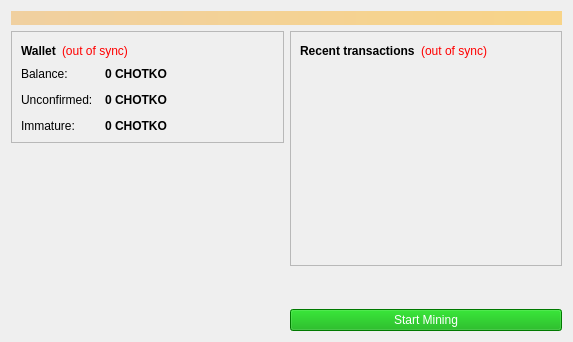
<?xml version="1.0" encoding="UTF-8"?>
<ui version="4.0">
 <class>OverviewPage</class>
 <widget class="QWidget" name="OverviewPage">
  <property name="geometry">
   <rect>
    <x>0</x>
    <y>0</y>
    <width>573</width>
    <height>342</height>
   </rect>
  </property>
  <property name="windowTitle">
   <string>Form</string>
  </property>
  <layout class="QVBoxLayout" name="topLayout">
   <item>
    <widget class="QLabel" name="labelAlerts">
     <property name="visible">
      <bool>false</bool>
     </property>
     <property name="styleSheet">
      <string notr="true">background-color: qlineargradient(x1: 0, y1: 0, x2: 1, y2: 0, stop:0 #F0D0A0, stop:1 #F8D488); color:#000000;</string>
     </property>
     <property name="wordWrap">
      <bool>true</bool>
     </property>
     <property name="margin">
      <number>3</number>
     </property>
    </widget>
   </item>
   <item>
    <layout class="QHBoxLayout" name="horizontalLayout" stretch="1,1">
     <item>
      <layout class="QVBoxLayout" name="verticalLayout_2">
       <item>
        <widget class="QFrame" name="frame">
         <property name="frameShape">
          <enum>QFrame::StyledPanel</enum>
         </property>
         <property name="frameShadow">
          <enum>QFrame::Raised</enum>
         </property>
         <layout class="QVBoxLayout" name="verticalLayout_4">
          <item>
           <layout class="QHBoxLayout" name="horizontalLayout_4">
            <item>
             <widget class="QLabel" name="label_5">
              <property name="font">
               <font>
                <weight>75</weight>
                <bold>true</bold>
               </font>
              </property>
              <property name="text">
               <string>Wallet</string>
              </property>
             </widget>
            </item>
            <item>
             <widget class="QLabel" name="labelWalletStatus">
              <property name="toolTip">
               <string>The displayed information may be out of date. Your wallet automatically synchronizes with the Chotkocoin network after a connection is established, but this process has not completed yet.</string>
              </property>
              <property name="styleSheet">
               <string notr="true">QLabel { color: red; }</string>
              </property>
              <property name="text">
               <string notr="true">(out of sync)</string>
              </property>
              <property name="alignment">
               <set>Qt::AlignLeading|Qt::AlignLeft|Qt::AlignVCenter</set>
              </property>
             </widget>
            </item>
            <item>
             <spacer name="horizontalSpacer_2">
              <property name="orientation">
               <enum>Qt::Horizontal</enum>
              </property>
              <property name="sizeHint" stdset="0">
               <size>
                <width>40</width>
                <height>20</height>
               </size>
              </property>
             </spacer>
            </item>
           </layout>
          </item>
          <item>
           <layout class="QFormLayout" name="formLayout_2">
            <property name="fieldGrowthPolicy">
             <enum>QFormLayout::AllNonFixedFieldsGrow</enum>
            </property>
            <property name="horizontalSpacing">
             <number>12</number>
            </property>
            <property name="verticalSpacing">
             <number>12</number>
            </property>
            <item row="0" column="0">
             <widget class="QLabel" name="label">
              <property name="text">
               <string>Balance:</string>
              </property>
             </widget>
            </item>
            <item row="0" column="1">
             <widget class="QLabel" name="labelBalance">
              <property name="font">
               <font>
                <weight>75</weight>
                <bold>true</bold>
               </font>
              </property>
              <property name="cursor">
               <cursorShape>IBeamCursor</cursorShape>
              </property>
              <property name="toolTip">
               <string>Your current balance</string>
              </property>
              <property name="text">
               <string notr="true">0 CHOTKO</string>
              </property>
              <property name="textInteractionFlags">
               <set>Qt::LinksAccessibleByMouse|Qt::TextSelectableByKeyboard|Qt::TextSelectableByMouse</set>
              </property>
             </widget>
            </item>
            <item row="1" column="0">
             <widget class="QLabel" name="label_3">
              <property name="text">
               <string>Unconfirmed:</string>
              </property>
             </widget>
            </item>
            <item row="1" column="1">
             <widget class="QLabel" name="labelUnconfirmed">
              <property name="font">
               <font>
                <weight>75</weight>
                <bold>true</bold>
               </font>
              </property>
              <property name="cursor">
               <cursorShape>IBeamCursor</cursorShape>
              </property>
              <property name="toolTip">
               <string>Total of transactions that have yet to be confirmed, and do not yet count toward the current balance</string>
              </property>
              <property name="text">
               <string notr="true">0 CHOTKO</string>
              </property>
              <property name="textInteractionFlags">
               <set>Qt::LinksAccessibleByMouse|Qt::TextSelectableByKeyboard|Qt::TextSelectableByMouse</set>
              </property>
             </widget>
            </item>
            <item row="2" column="0">
             <widget class="QLabel" name="labelImmatureText">
              <property name="text">
               <string>Immature:</string>
              </property>
             </widget>
            </item>
            <item row="2" column="1">
             <widget class="QLabel" name="labelImmature">
              <property name="font">
               <font>
                <weight>75</weight>
                <bold>true</bold>
               </font>
              </property>
              <property name="toolTip">
               <string>Mined balance that has not yet matured</string>
              </property>
              <property name="text">
               <string notr="true">0 CHOTKO</string>
              </property>
              <property name="textInteractionFlags">
               <set>Qt::LinksAccessibleByMouse|Qt::TextSelectableByKeyboard|Qt::TextSelectableByMouse</set>
              </property>
             </widget>
            </item>
           </layout>
          </item>
         </layout>
        </widget>
       </item>
       <item>
        <spacer name="verticalSpacer">
         <property name="orientation">
          <enum>Qt::Vertical</enum>
         </property>
         <property name="sizeHint" stdset="0">
          <size>
           <width>20</width>
           <height>40</height>
          </size>
         </property>
        </spacer>
       </item>
      </layout>
     </item>
     <item>
      <layout class="QVBoxLayout" name="verticalLayout_3">
       <item>
        <widget class="QFrame" name="frame_2">
         <property name="frameShape">
          <enum>QFrame::StyledPanel</enum>
         </property>
         <property name="frameShadow">
          <enum>QFrame::Raised</enum>
         </property>
         <layout class="QVBoxLayout" name="verticalLayout">
          <item>
           <layout class="QHBoxLayout" name="horizontalLayout_2">
            <item>
             <widget class="QLabel" name="label_4">
              <property name="text">
               <string>&lt;b&gt;Recent transactions&lt;/b&gt;</string>
              </property>
             </widget>
            </item>
            <item>
             <widget class="QLabel" name="labelTransactionsStatus">
              <property name="toolTip">
               <string>The displayed information may be out of date. Your wallet automatically synchronizes with the Chotkocoin network after a connection is established, but this process has not completed yet.</string>
              </property>
              <property name="styleSheet">
               <string notr="true">QLabel { color: red; }</string>
              </property>
              <property name="text">
               <string notr="true">(out of sync)</string>
              </property>
              <property name="alignment">
               <set>Qt::AlignRight|Qt::AlignTrailing|Qt::AlignVCenter</set>
              </property>
             </widget>
            </item>
            <item>
             <spacer name="horizontalSpacer">
              <property name="orientation">
               <enum>Qt::Horizontal</enum>
              </property>
              <property name="sizeHint" stdset="0">
               <size>
                <width>40</width>
                <height>20</height>
               </size>
              </property>
             </spacer>
            </item>
           </layout>
          </item>
          <item>
           <widget class="QListView" name="listTransactions">
            <property name="styleSheet">
             <string notr="true">QListView { background: transparent; }</string>
            </property>
            <property name="frameShape">
             <enum>QFrame::NoFrame</enum>
            </property>
            <property name="verticalScrollBarPolicy">
             <enum>Qt::ScrollBarAlwaysOff</enum>
            </property>
            <property name="horizontalScrollBarPolicy">
             <enum>Qt::ScrollBarAlwaysOff</enum>
            </property>
            <property name="selectionMode">
             <enum>QAbstractItemView::NoSelection</enum>
            </property>
           </widget>
          </item>
         </layout>
        </widget>
       </item>
       <item>
        <spacer name="verticalSpacer_2">
         <property name="orientation">
          <enum>Qt::Vertical</enum>
         </property>
         <property name="sizeHint" stdset="0">
          <size>
           <width>20</width>
           <height>40</height>
          </size>
         </property>
        </spacer>
       </item>
       <item>
        <widget class="QPushButton" name="miningButton">
         <property name="toolTip">
          <string>Run CPU mining</string>
         </property>
         <property name="styleSheet">
          <string notr="true">background-color: rgb(0, 170, 0);color:white
</string>
         </property>
         <property name="text">
          <string>Start Mining</string>
         </property>
        </widget>
       </item>
      </layout>
     </item>
    </layout>
   </item>
  </layout>
 </widget>
 <resources/>
 <connections/>
</ui>
